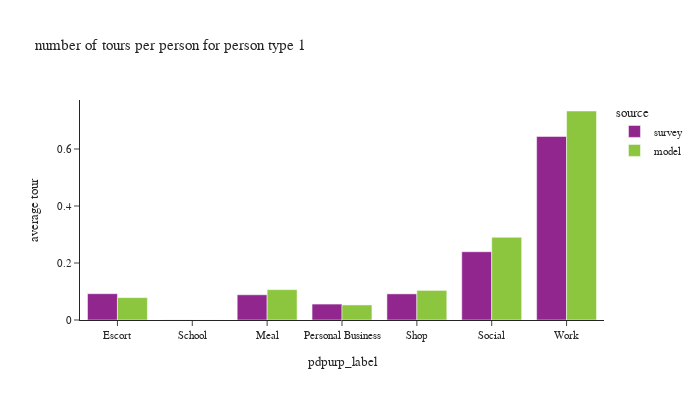

Notebook code cell kept with this figure:
### Code cell
plot_by_pptyp(df_tour, '1')

### Figure 1 — Plotly figure (JSON) as saved in the notebook; plotly's stock layout.template omitted (floating-point values rounded to 4 significant figures)
{"data": [{"alignmentgroup": "True", "hovertemplate": "source=survey<br>pdpurp_label=%{x}<br>average tour=%{y}<extra></extra>", "legendgroup": "survey", "marker": {"color": "#91268F", "pattern": {"shape": ""}}, "name": "survey", "offsetgroup": "survey", "orientation": "v", "showlegend": true, "textposition": "auto", "type": "bar", "x": ["Escort", "School", "Meal", "Personal Business", "Shop", "Social", "Work"], "xaxis": "x", "y": [0.09225, 0.000248, 0.08852, 0.05591, 0.09167, 0.2396, 0.6441], "yaxis": "y"}, {"alignmentgroup": "True", "hovertemplate": "source=model<br>pdpurp_label=%{x}<br>average tour=%{y}<extra></extra>", "legendgroup": "model", "marker": {"color": "#8CC63E", "pattern": {"shape": ""}}, "name": "model", "offsetgroup": "model", "orientation": "v", "showlegend": true, "textposition": "auto", "type": "bar", "x": ["School", "Social", "Work", "Meal", "Personal Business", "Escort", "Shop"], "xaxis": "x", "y": [0.0002774, 0.2903, 0.7334, 0.1065, 0.05283, 0.07851, 0.1039], "yaxis": "y"}], "layout": {"barmode": "group", "font": {"size": 11}, "height": 400, "legend": {"title": {"text": "source"}, "tracegroupgap": 0}, "title": {"text": "number of tours per person for person type 1"}, "width": 700, "xaxis": {"anchor": "y", "domain": [0.0, 1.0], "title": {"text": "pdpurp_label"}}, "yaxis": {"anchor": "x", "domain": [0.0, 1.0], "tickformat": ".2", "title": {"text": "average tour"}}}}
